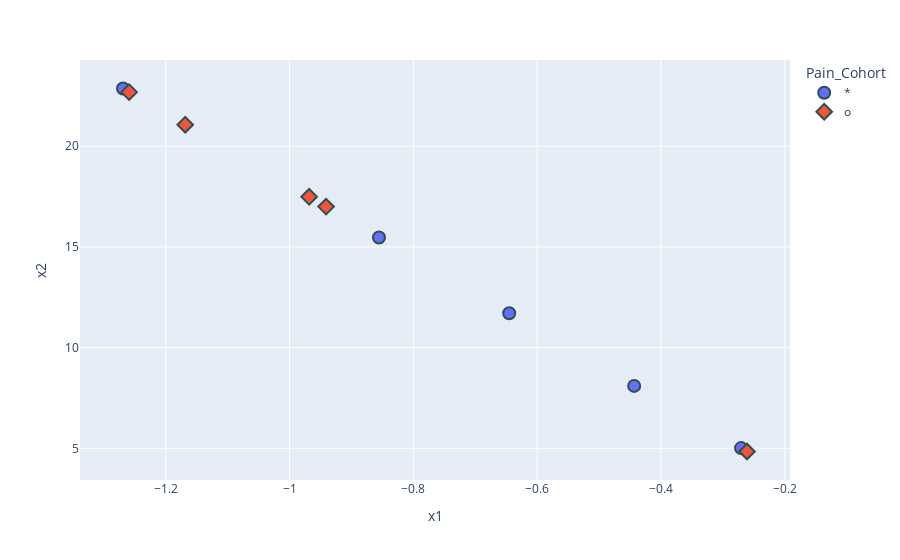

Notebook source saved alongside this figure:
### Code cell
import plotly.express as px
# cmap is red to blue
# encoded_df 
Edf = pd.DataFrame(X_encoded, columns=['x1', 'x2'])
Edf['Pain_Cohort'] = Y[:,0]
Edf['Eaton_Litter'] = Y[:,1]
# make the pain cohort categorical
Edf['Pain_Cohort'] = Edf['Pain_Cohort'].astype('category')
# now make the pain 1 category * and 0 category o
Edf['Pain_Cohort'] = Edf['Pain_Cohort'].apply(lambda x: '*' if x == 1 else 'o')
fig = px.scatter(Edf, x='x1', y='x2', color='Pain_Cohort', symbol='Pain_Cohort')
# make the markers bigger with nicer backgrounds
fig.update_traces(marker=dict(size=12,
                                line=dict(width=2,
                                            color='DarkSlateGrey')),
                    selector=dict(mode='markers'))
fig.show()

### Figure 1 — Plotly figure (JSON) as saved in the notebook; plotly's stock layout.template omitted (floating-point values rounded to 4 significant figures)
{"data": [{"hovertemplate": "Pain_Cohort=*<br>x1=%{x}<br>x2=%{y}<extra></extra>", "legendgroup": "*", "marker": {"color": "#636efa", "line": {"color": "DarkSlateGrey", "width": 2}, "size": 12, "symbol": "circle"}, "mode": "markers", "name": "*", "orientation": "v", "showlegend": true, "type": "scatter", "x": [-0.8555, -1.269, -0.4433, -0.2706, -0.6451], "xaxis": "x", "y": [15.47, 22.87, 8.101, 5.011, 11.71], "yaxis": "y"}, {"hovertemplate": "Pain_Cohort=o<br>x1=%{x}<br>x2=%{y}<extra></extra>", "legendgroup": "o", "marker": {"color": "#EF553B", "line": {"color": "DarkSlateGrey", "width": 2}, "size": 12, "symbol": "diamond"}, "mode": "markers", "name": "o", "orientation": "v", "showlegend": true, "type": "scatter", "x": [-0.941, -1.169, -0.9684, -1.259, -0.261], "xaxis": "x", "y": [17.0, 21.07, 17.49, 22.69, 4.842], "yaxis": "y"}], "layout": {"legend": {"title": {"text": "Pain_Cohort"}, "tracegroupgap": 0}, "margin": {"t": 60}, "xaxis": {"anchor": "y", "domain": [0, 1], "title": {"text": "x1"}}, "yaxis": {"anchor": "x", "domain": [0, 1], "title": {"text": "x2"}}}}
